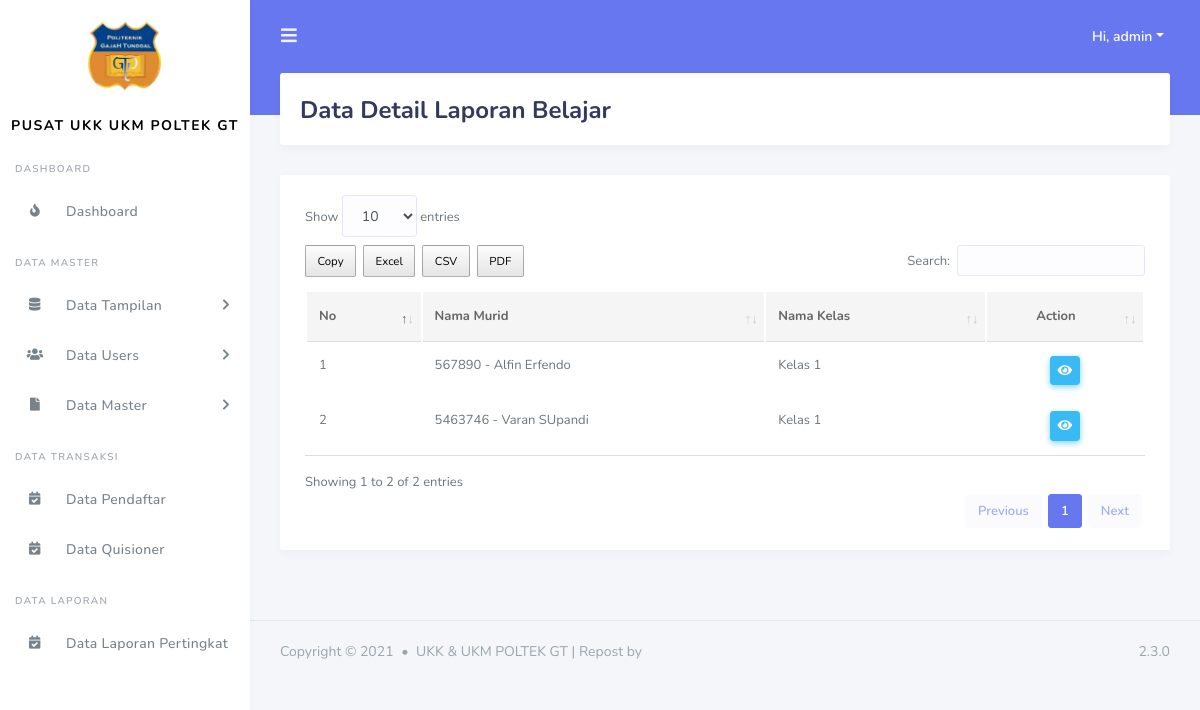
The app's page /admin/data_detail_laporan_users.php?id=16 (signed in) with its own data.
### tables this page shows
CREATE TABLE `tbl_detail_kelas` (
  `id_detail_kelas` int(11) NOT NULL,
  `id_murid` int(11) NOT NULL,
  `id_kelas` int(11) NOT NULL,
  `id_users` int(11) NOT NULL
);

CREATE TABLE `tbl_murid` (
  `id_murid` int(11) NOT NULL,
  `nik` varchar(100) NOT NULL,
  `nama` varchar(200) NOT NULL,
  `jenis_kelamin` varchar(100) NOT NULL,
  `tempat_lahir` varchar(100) NOT NULL,
  `tanggal_lahir` date NOT NULL,
  `gambar` varchar(200) NOT NULL,
  `alamat` varchar(200) NOT NULL,
  `agama` varchar(200) NOT NULL DEFAULT 'admin',
  `status_murid` enum('menunggu hasil','diterima','tidak') NOT NULL DEFAULT 'diterima'
);

CREATE TABLE `tbl_kelas` (
  `id_kelas` int(11) NOT NULL,
  `id_kategori` int(11) NOT NULL,
  `nama_kelas` varchar(255) NOT NULL,
  `id_periode` int(11) NOT NULL,
  `id_users` int(11) NOT NULL
);

### include/koneksi.php (called while the page is built, shortened)
<?php
$base_url = "http://localhost/ukkukmpoltek/";
?>

### admin/data_detail_laporan_users.php (the view, shortened to what this page needs)
<?php
include('../include/koneksi.php');
include('../template/header.php');
include('../template/sidebar.php');
$id_kelas = $_GET['id'];
?>
<div class="main-content">
  <section class="section">
    <div class="section-header">
      <h1>Data Detail Laporan Belajar</h1>
    </div>
    <div class="section-body">
      <div class="card table-responsive">
        <div class="card-body ">
            <table class="table table-hover" id="data_tabel">
            <thead>
              <tr>
                <th>No</th>
                <th>Nama Murid</th>
                <th>Nama Kelas</th>
                <th class ="text-center">Action </th>
              </tr>
            </thead>
            <tbody>
              <?php
                    $query = "SELECT * FROM tbl_detail_kelas tdk INNER JOIN tbl_murid tm ON tm.id_murid = tdk.id_murid INNER JOIN tbl_kelas tk on tdk.id_kelas = tk.id_kelas INNER JOIN tbl_users tu on tu.id_users = tk.id_users where tdk.id_kelas='$id_kelas'";
                    $result_tasks = mysqli_query($conn, $query);
                    $no = 1;
                    while($row = mysqli_fetch_assoc($result_tasks)) { ?>
                <tr>
                  <td><?= $no++ ?></td>
                  <td><?= $row['nik']?> - <?= $row['nama']?></td>
                  <td><?= $row['nama_kelas']?></td>
                  <td class ="text-center">
                    <a href="<?= $base_url ?>admin/data_detail_laporan_belajar.php?id=<?= $row['id_murid'] ?>&id_kelas=<?= $row['id_kelas'] ?>" class="btn btn-info btn-sm"><i class="fas fa-eye"></i></a>
                  </td>
                </tr>
              <?php } ?>
            </tbody>
          </table>
        </div>
      </div>
    </div>
  </section>
</div>
<?php include('../template/footer.php'); ?>

### records on screen
tbl_detail_kelas: id_murid.nik "567890", id_murid.nama "Alfin Erfendo", id_kelas.nama_kelas "Kelas 1"
tbl_detail_kelas: id_murid.nik "5463746", id_murid.nama "Varan SUpandi", id_kelas.nama_kelas "Kelas 1"

### other values on screen
$_SESSION['nama_users'] "admin"
